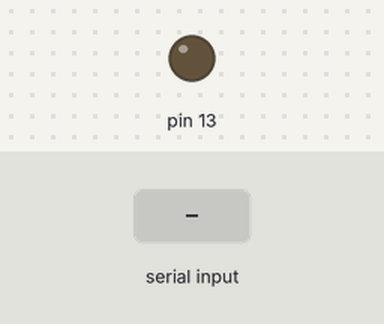
The sketch below on a simulated Arduino Uno, built with avr-gcc and run on an emulated ATmega328P. Parts: output pins drawn as LEDs (lit = HIGH). The inputs (shaded band) are chosen by the test bench.

Above: at 1.2 s.
1.3 s: "L" received over Serial
At 2.0 s:
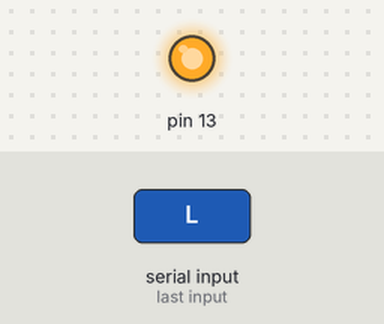
2.8 s: "D" received over Serial
At 3.2 s:
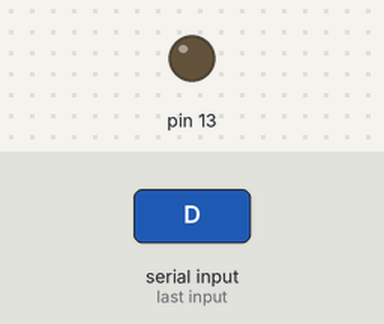
4.3 s: "I" received over Serial
At 5.5 s:
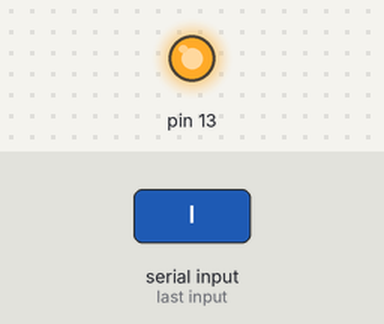
Timing chart, 0 to 7.3 s (numbered marks = the images above; inputs shaded):
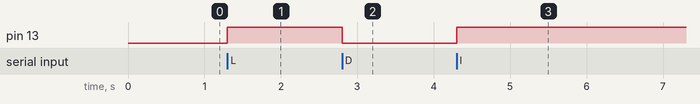

The sketch:

sketch_nov06a.ino
```cpp
int e = 0;
char data;
void setup() {

  pinMode(13,OUTPUT);
  Serial.begin(9600);

  digitalWrite(13,LOW);
}

void loop() {

  while(!Serial.available());
  data = Serial.read();
  if(data=='L')
  {
   digitalWrite(13,HIGH);
   e = 1;
  }
  if(data=='D')
  {
    digitalWrite(13,LOW);
    e = 0;
  }
  if(data=='I')
  {
    if(e)
    {
     digitalWrite(13,LOW);
     e = 0;
    }
    else
    {
      digitalWrite(13,HIGH);
      e = 1;
    }
  }
}
```

Measured:
- after the input at 1.3 s, pin 13: LOW → HIGH at once
- after the input at 2.8 s, pin 13: HIGH → LOW at once
- after the input at 4.3 s, pin 13: LOW → HIGH at once
